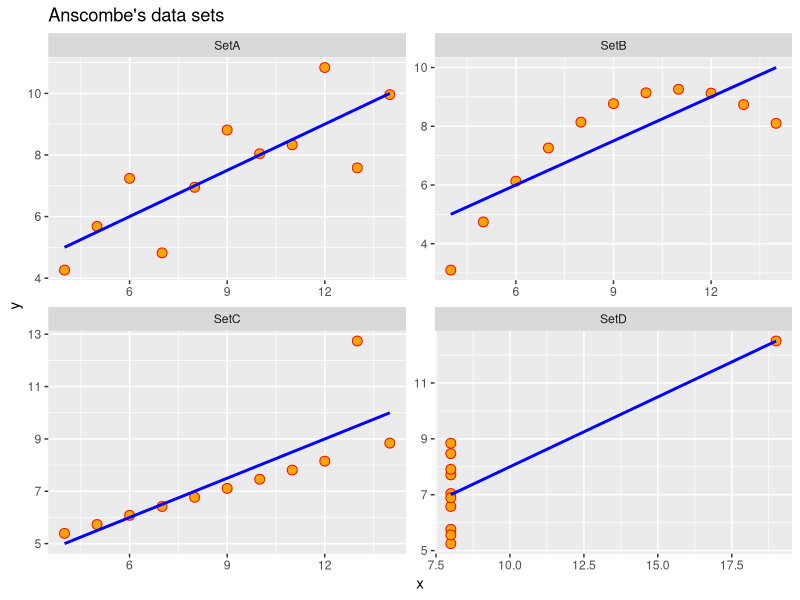
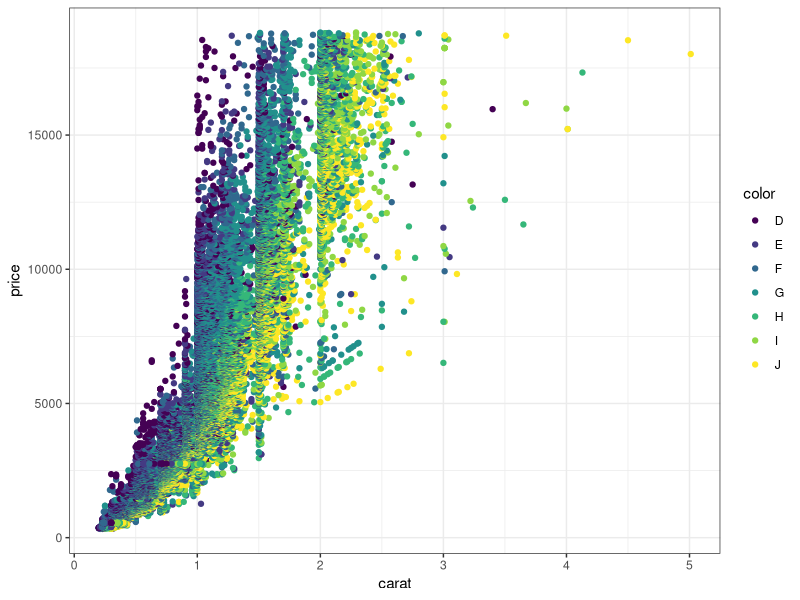
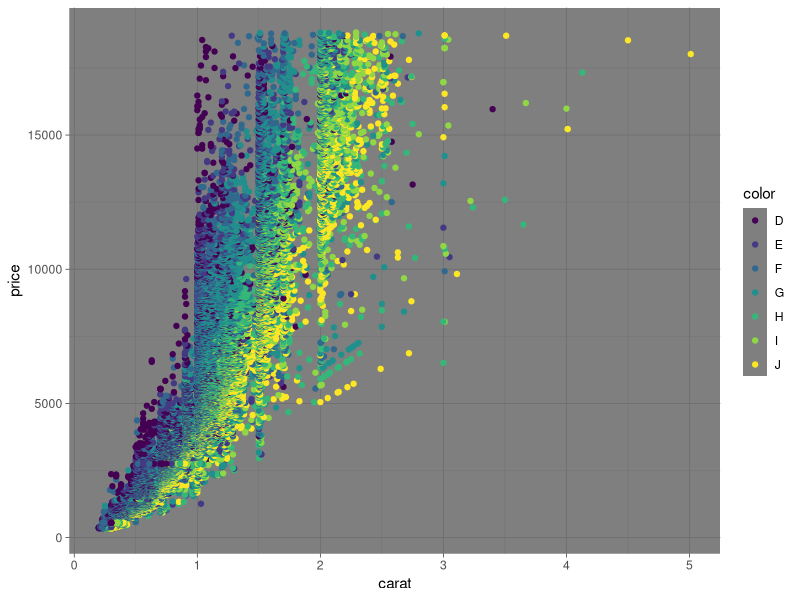

Write R code to recreate these figures, in order.
anscombe 

library(ggplot2)
library(dplyr)
library(reshape2)

setA=select(anscombe, x=x1,y=y1)
setB=select(anscombe, x=x2,y=y2)
setC=select(anscombe, x=x3,y=y3)
setD=select(anscombe, x=x4,y=y4)

setA$group ='SetA'
setB$group ='SetB'
setC$group ='SetC'
setD$group ='SetD'

head(setA,4)  # showing sample data points from setA
all_data=rbind(setA,setB,setC,setD)  # merging all the four data sets
all_data[c(1,13,23,43),]  # showing sample

summary_stats =all_data%>%group_by(group)%>%summarize("mean x"=mean(x),
"Sample variance x"=var(x), "mean y"=round(mean(y),2), "Sample variance y"=round(var(y),1), 'Correlation between x and y '=round(cor(x,y),2))

models = all_data %>% 
    group_by(group) %>%
    do(mod = lm(y ~ x, data = .)) %>%
    do(data.frame(var = names(coef(.$mod)),
                  coef = round(coef(.$mod),2),
                  group = .$group)) %>%
    dcast(., group~var, value.var = "coef")

summary_stats_and_linear_fit = cbind(summary_stats, data_frame("Linear regression" =
                                                                   paste0("y = ",models$"(Intercept)"," + ",models$x,"x")))

summary_stats_and_linear_fit

ggplot(all_data, aes(x=x,y=y)) +geom_point(shape = 21, colour = "red", fill = "orange", size = 3)+
    ggtitle("Anscombe's data sets")+geom_smooth(method = "lm",se = FALSE,color='blue') + 
    facet_wrap(~group, scales="free")


library(dplyr)
library(ggplot2)

create_file_and_plot = function(name){
    path = paste(getwd(),"/",name,".png",sep = '') %>% 
        file.path() %>% 
        png(,width=960,height=480)
    eval(parse(text=paste0("print(ggplot(data=diamonds, aes(carat,price ))+ geom_point(aes(colour=  color))+", name,"())")))
    dev.off()
}

sapply(c("theme_bw", "theme_dark"), create_file_and_plot)


